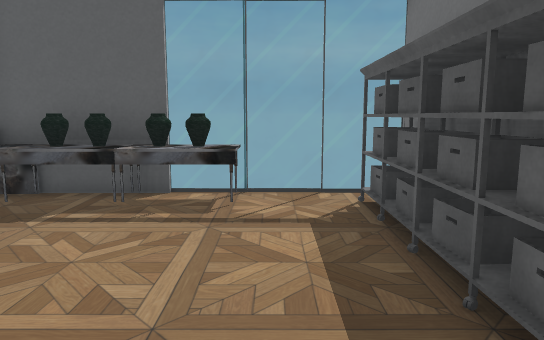
View 1 (above)

18 first-person views from a walk through a scene from a Unity 3-D project. The camera is 1.5 m above the floor, tilts 8° down and sees 70° across. The floor is counted in squares, 1 m on a side. Each view is taken from the middle of a square. On the plan, view 1 faces up. The plan holds only what a view shows up to about 17 squares ahead; the rest is blank.

View 2
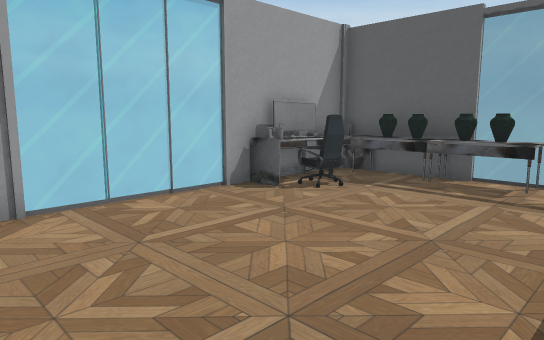

View 3
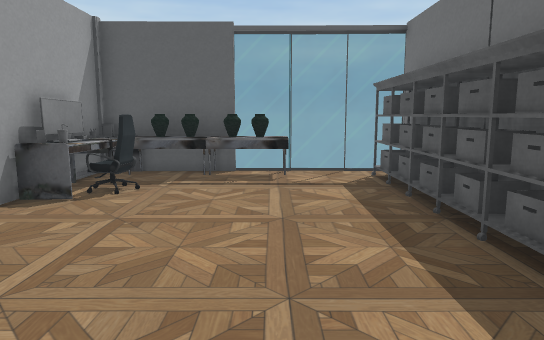

View 4
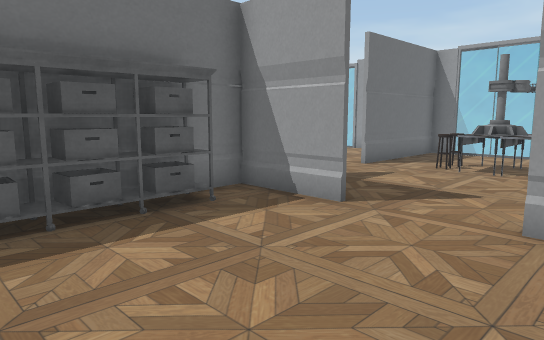

View 5
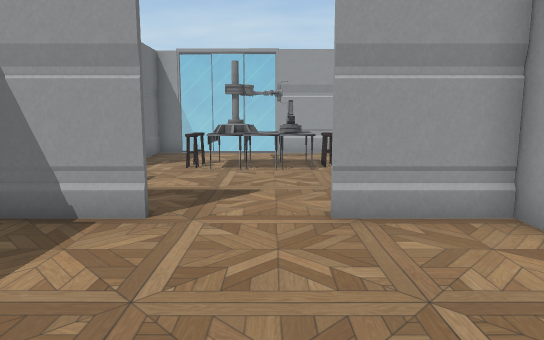

View 6
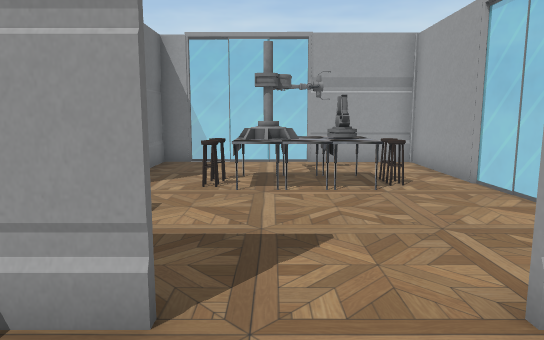

View 7
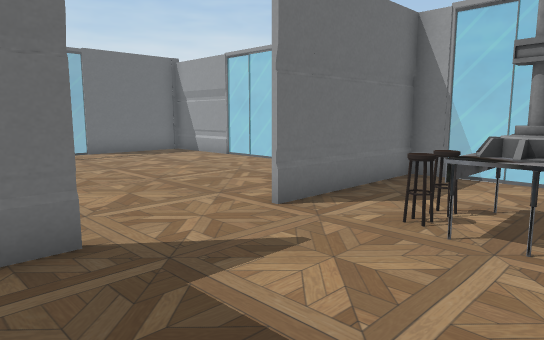

View 8
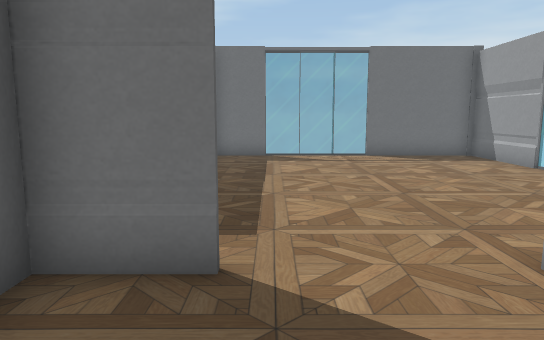

View 9
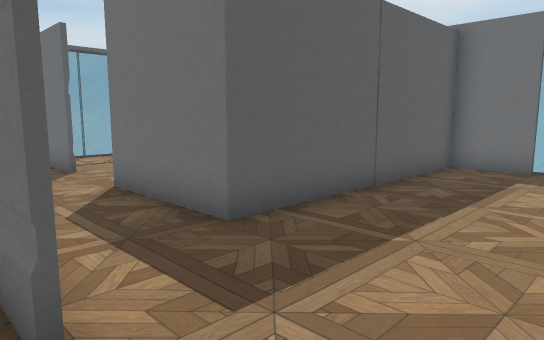

View 10
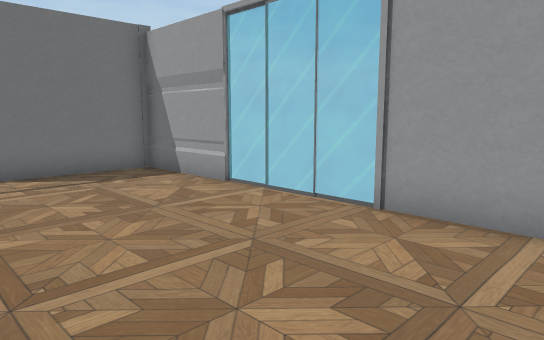

View 11
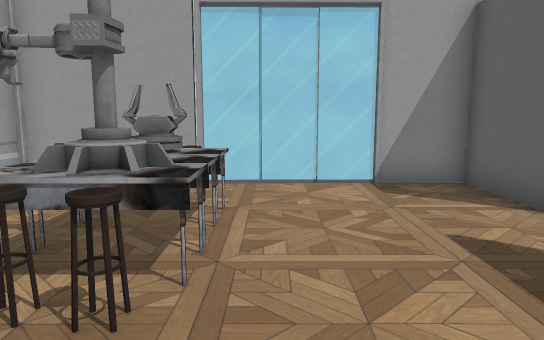

View 12
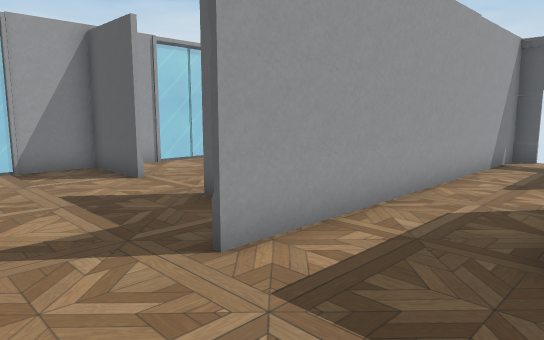

View 13
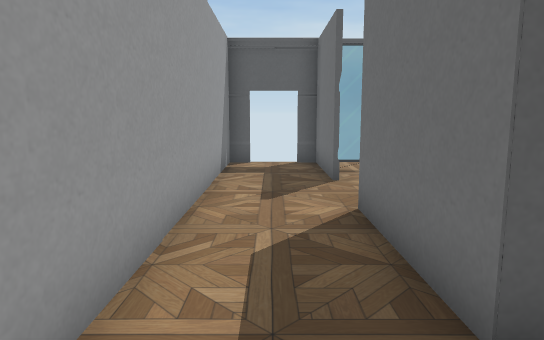

View 14
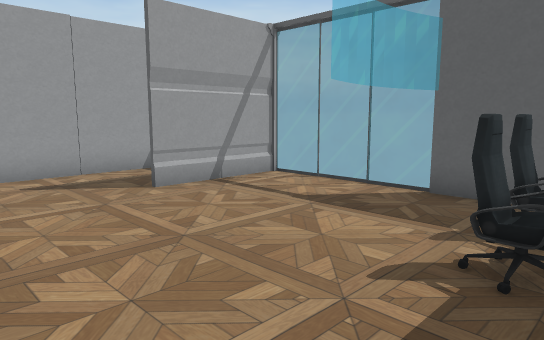

View 15
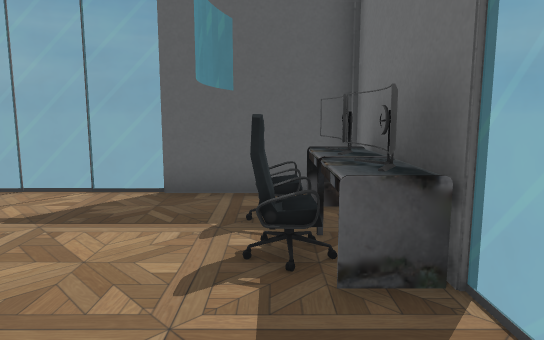

View 16
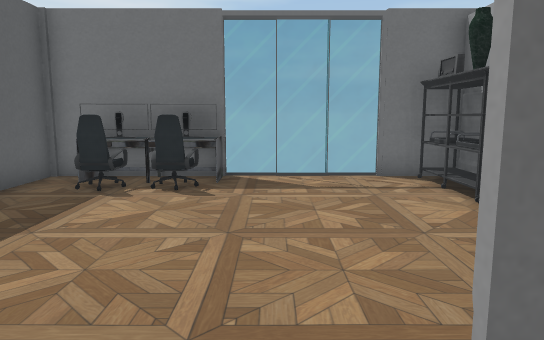

View 17
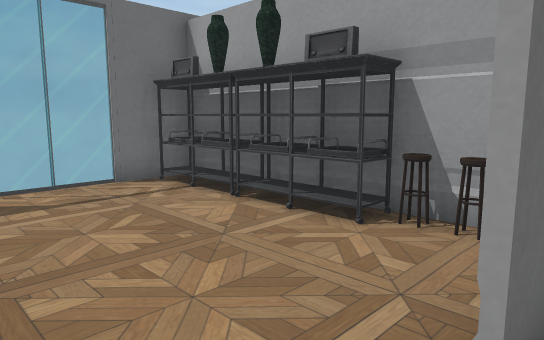

View 18
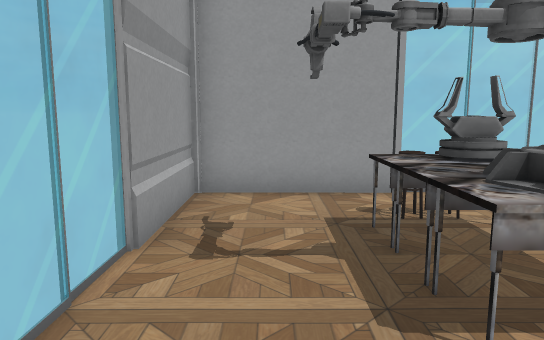

### Floor plan
Key: @ floor where view 1 was taken; # wall or solid block; . floor; = window, fence, low wall or low ledge; O other object.
Columns run from 6 left of view 1 to 14 right of it. Each row starts with its distance up from view 1.
  8 #####==### #=#######O
  7 OOOOOO..O#.#........O
  6 #OOOOO..O#.#......OO#
  5 #OO.....O#.#......OO#
  4 #OO.....O#.#......OO#
  3 =.......O#.........O#
  2 =.......O#..........=
  1 #.......O#.#........=
  0 =.....@.O#.#........#
 -1 #.......O#.#........#
 -2 #........#.#.OOOOOOO#
 -3 ####..####.##########
 -4 #........#..........#
 -5 =...................=
 -6 =...................=
 -7 =...................#
 -8 #.OOOOO..#..........#
 -9 #.OOOOO..#..........#
-10 #..OOO...#..........#
-11 #........#..........#
-12 O........#..........O
-13 ####==#=############O

Where each view was taken, in squares from view 1:
view 1: 0 up, 0 right, facing up
view 2: 2 down, 1 right, facing up-left
view 3: 3 down, 1 left, facing up
view 4: 3 up, 4 left, facing down-right
view 5: 3 up, 2 left, facing down
view 6: 0 up, 1 left, facing down
view 7: 3 down, 2 left, facing down-right
view 8: 5 down, 1 left, facing right
view 9: 7 down, 2 right, facing up-right
view 10: 7 down, 3 right, facing down-right
view 11: 7 down, 3 right, facing left
view 12: 7 down, 6 right, facing up-left
view 13: 5 down, 4 right, facing up
view 14: 0 up, 13 right, facing up-left
view 15: 0 up, 12 right, facing up
view 16: 2 up, 4 right, facing right
view 17: 3 up, 5 right, facing down-right
view 18: 11 down, 2 right, facing left
